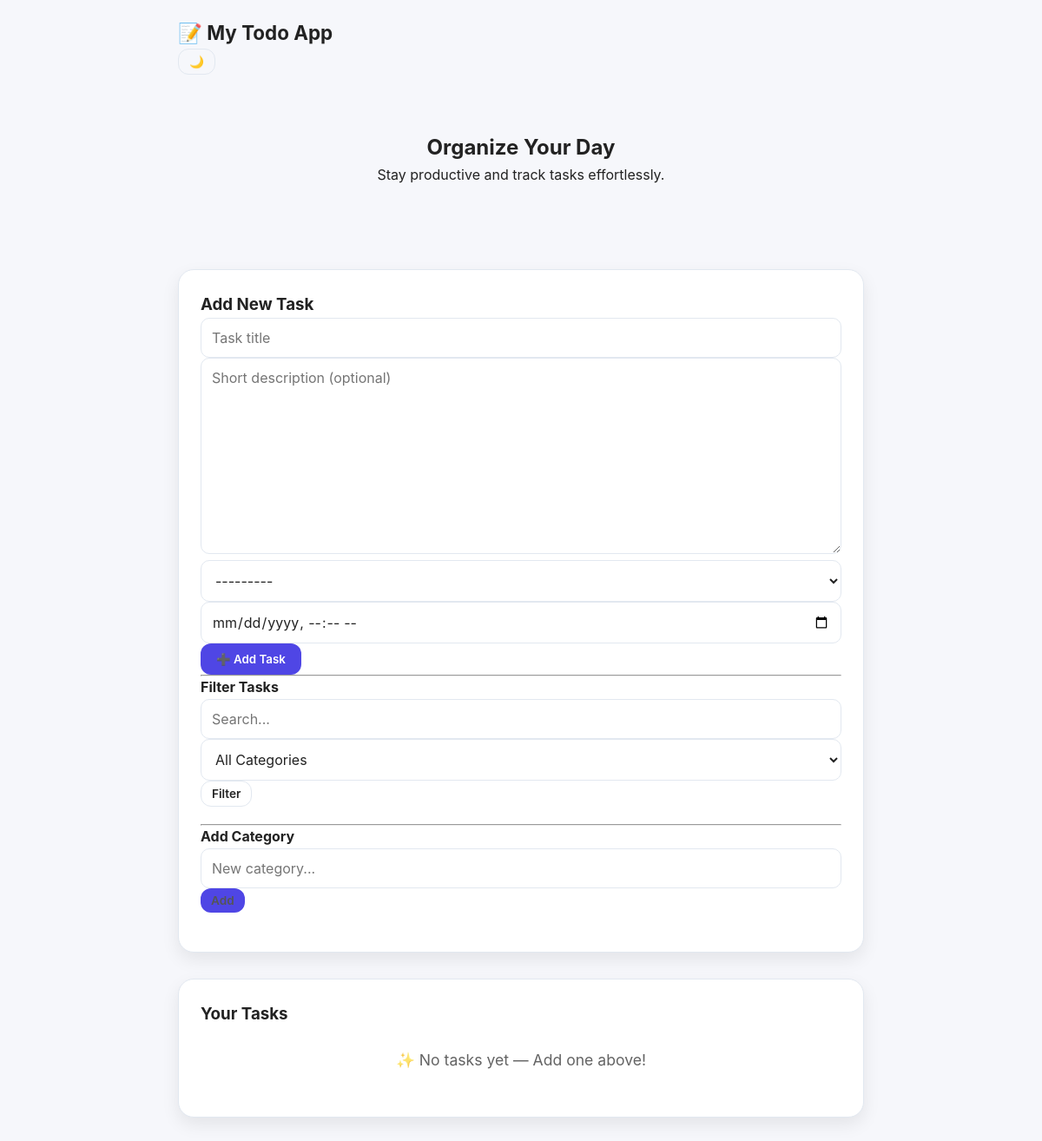
The app's page /, older data.
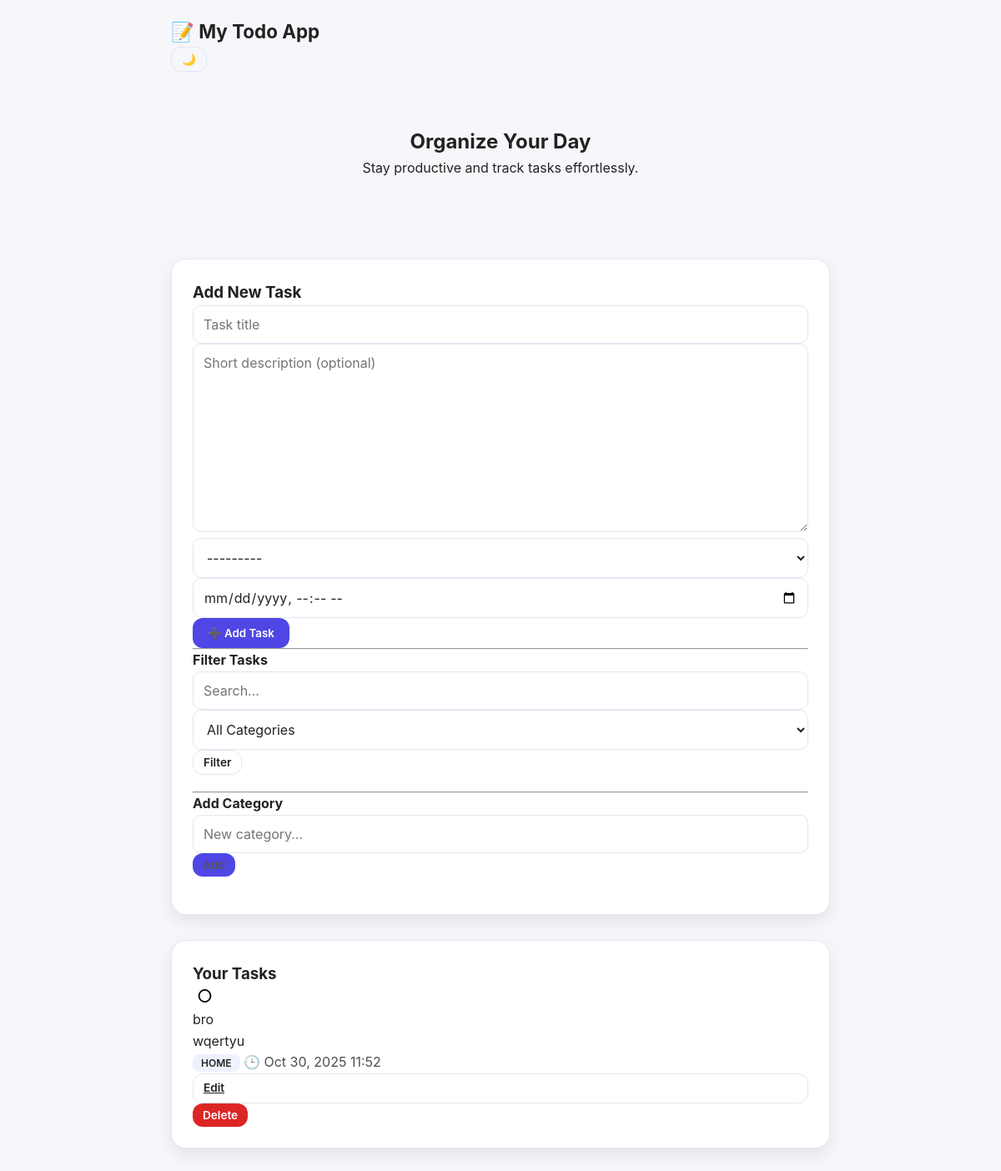
The same page, newer data.
### todo/models.py (models this page shows, shortened)
class Task(models.Model):
    title = models.CharField(max_length=255)
    description = models.TextField(blank=True)
    category = models.ForeignKey(Category, null=True, blank=True, on_delete=models.SET_NULL, related_name='tasks')
    completed = models.BooleanField(default=False)
    due_date = models.DateTimeField(null=True, blank=True)
    created_at = models.DateTimeField(auto_now_add=True)
    updated_at = models.DateTimeField(auto_now=True)
    class Meta:
        ordering = ['completed', 'due_date', '-created_at']

class Category(models.Model):
    name = models.CharField(max_length=50, unique=True)
    class Meta:
        ordering = ['name']
    def __str__(self):
        return self.name

### todo/views.py (the view)
# urls.py: path('', views.index, name='home'),
def index(request):
    q = request.GET.get('q', '')
    category = request.GET.get('category', '')
    tasks = Task.objects.all()
    if q:
        tasks = tasks.filter(title__icontains=q)
    if category:
        tasks = tasks.filter(category__id=category)
    categories = Category.objects.all().order_by('name')
    if request.method == "POST":
        form = TaskForm(request.POST)
        if form.is_valid():
            form.save()
            return redirect('home')
    else:
        form = TaskForm()
    context = {
        'tasks': tasks,
        'form': form,
        'categories': categories,
        'q': q,
        'current_category': category,
    }
    return render(request, 'index.html', context)

### todo/forms.py
class TaskForm(forms.ModelForm):
    class Meta:
        model = Task
        fields = ['title', 'description', 'category', 'due_date']
        widgets = {
            'title': forms.TextInput(attrs={
                'placeholder': 'Task title',
                'class': 'input'
            }),
            'description': forms.Textarea(attrs={
                'placeholder': 'Short description (optional)',
                'class': 'textarea'
            }),
            'category': forms.Select(attrs={
                'class': 'select'
            }),
            'due_date': forms.DateTimeInput(attrs={
                'placeholder': 'YYYY-MM-DD HH:MM',
                'type': 'datetime-local',
                'class': 'input'
            }),
        }

### todo/templates/index.html (shortened to what this page needs)
{% load static %}
<!DOCTYPE html>
<html lang="en" data-theme="light">
<head>
  <link rel="stylesheet" href="{% static 'styles.css' %}">
</head>
<body>
  <header class="navbar">
    <div class="container nav-content">
      <h1 class="logo">📝 My Todo App</h1>
      <button id="theme-toggle" class="btn small ghost">🌙</button>
    </div>
  </header>
  <section class="hero container fade-in">
    <h2>Organize Your Day</h2>
    <p>Stay productive and track tasks effortlessly.</p>
  </section>
  <main class="container main-grid fade-in">
    <section class="card modern-card">
      <h3>Add New Task</h3>
      <form method="POST" class="form">
        {{ form.title }}
        {{ form.description }}
        {{ form.category }}
        {{ form.due_date }}
        <button class="btn full">➕ Add Task</button>
      </form>
      <hr class="divider">
      <h4>Filter Tasks</h4>
      <form method="GET" class="filter-form form">
        <input name="q" placeholder="Search..." value="{{ q }}" class="input">
        <select name="category" class="select">
          <option value="">All Categories</option>
        </select>
        <button class="btn small ghost">Filter</button>
      </form>
      <hr class="divider">
      <h4>Add Category</h4>
      <form method="POST" action="{% url 'add_category' %}" class="add-category-form form">
        <input name="name" placeholder="New category..." class="input">
        <button class="btn small">Add</button>
      </form>
    </section>
    <section class="card modern-card">
      <h3>Your Tasks</h3>
      <ul class="task-list">
        {% for task in tasks %}
        <li class="task-item {% if task.completed %}done{% endif %}">
          <div class="task-left">
            <form method="POST" action="{% url 'toggle' task.id %}">
              <button class="checkbox">
                {% if task.completed %}✔{% else %}○{% endif %}
              </button>
            </form>
            <div class="task-meta">
              <div class="task-title">{{ task.title }}</div>
              {% if task.description %}
              <div class="task-desc">{{ task.description|linebreaksbr }}</div>
              {% endif %}
              <div class="task-info">
                {% if task.category %}
                <span class="chip">{{ task.category.name }}</span>
                {% endif %}
                {% if task.due_date %}
                <span class="due">🕒 {{ task.due_date|date:"M j, Y H:i" }}</span>
                {% endif %}
              </div>
            </div>
          </div>
          <div class="task-actions">
            <a href="{% url 'edit' task.id %}" class="btn ghost small">Edit</a>
            <form method="POST" action="{% url 'delete' task.id %}">
              <button class="btn danger small">Delete</button>
            </form>
          </div>
        </li>
        {% empty %}
        <p class="empty">✨ No tasks yet — Add one above!</p>
        {% endfor %}
      </ul>
    </section>
  </main>
</body>
</html>

Row changes from the older to the newer data that the page shows:
added Task: title "bro", description "wqertyu", category.name "HOME", due_date "Oct 30, 2025 11:52"
Text that changed along with them:
text no longer shown: "✨ No tasks yet — Add one above!"
